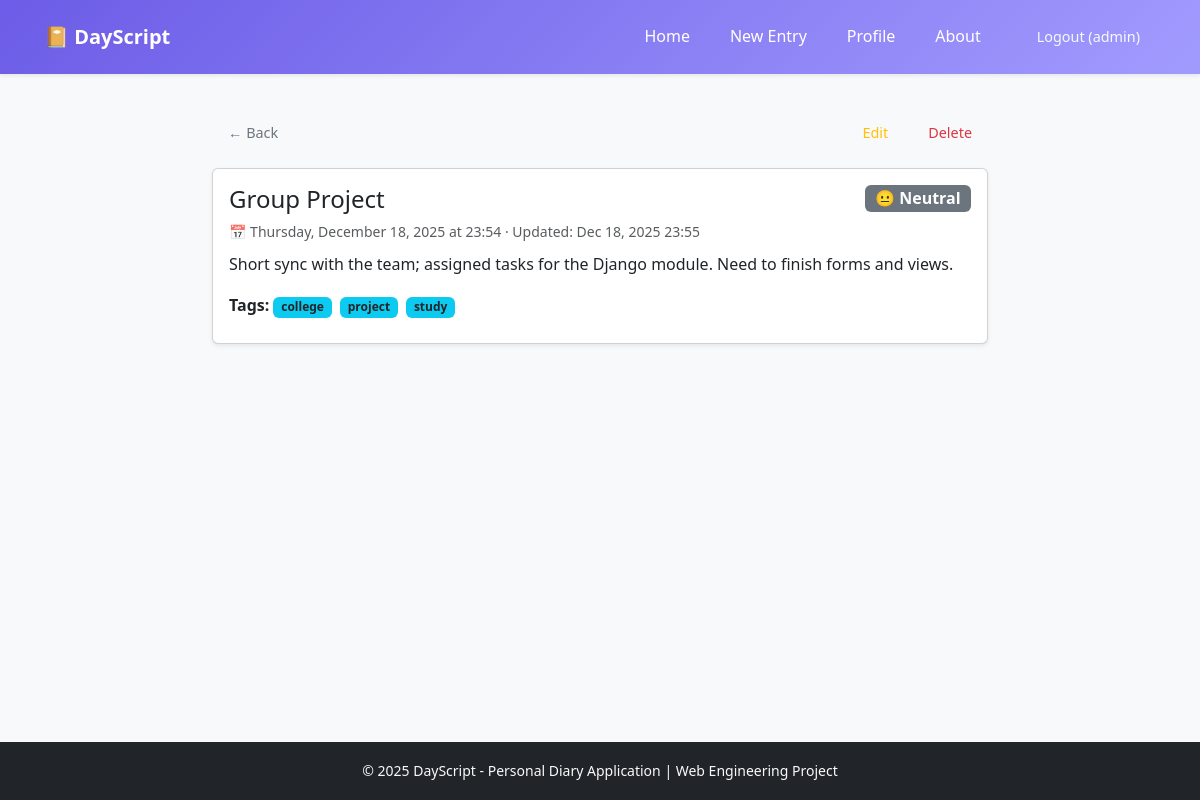
/entry/8/ (signed in), run on the app's committed database.
### diary/models.py (models this page shows, shortened)
class DiaryEntry(models. Model):
    MOOD_CHOICES = [
        ('happy', '😊 Happy'),
        ('sad', '😢 Sad'),
        ('neutral', '😐 Neutral'),
        ('excited', '🎉 Excited'),
        ('anxious', '😰 Anxious'),
        ('grateful', '🙏 Grateful'),
        ('angry', '😠 Angry'),
        ('peaceful', '😌 Peaceful'),
    ]
    user = models.ForeignKey(
        User,
        on_delete=models.CASCADE,
        related_name='diary_entries'
    )
    title = models.CharField(max_length=200)
    content = models.TextField()
    mood = models.CharField(
        max_length=20,
        choices=MOOD_CHOICES,
        default='neutral'
    )
    tags = models.ManyToManyField(
        Tag,
        blank=True,
        related_name='entries'
    )
    created_at = models.DateTimeField(default=timezone.now)
    updated_at = models.DateTimeField(auto_now=True)
    class Meta:
        ordering = ['-created_at']
        verbose_name = 'Diary Entry'
        verbose_name_plural = 'Diary Entries'

class Tag(models.Model):
    name = models.CharField(max_length=50, unique=True)
    created_at = models. DateTimeField(auto_now_add=True)
    class Meta:
        ordering = ['name']
        verbose_name = 'Tag'
        verbose_name_plural = 'Tags'

### diary/views.py (the view)
# urls.py: path('entry/<int:pk>/', views.EntryDetailView.as_view(), name='entry_detail'),
class EntryDetailView(LoginRequiredMixin, UserPassesTestMixin, DetailView):
    model = DiaryEntry
    template_name = 'diary/entry_detail.html'
    context_object_name = 'entry'
    def test_func(self):
        entry = self.get_object()
        return self.request.user == entry.user

### diary/templates/diary/entry_detail.html (shortened to what this page needs)
{% extends 'diary/base.html' %}
{% block content %}
<div class="row justify-content-center">
    <div class="col-lg-8 col-md-10">
        <div class="d-flex justify-content-between align-items-center mb-3">
            <a href="{% url 'home' %}" class="btn btn-outline-secondary btn-sm">← Back</a>
            <div class="d-flex gap-2">
                <a href="{% url 'entry_update' entry.pk %}" class="btn btn-outline-warning btn-sm">Edit</a>
                <a href="{% url 'entry_delete' entry.pk %}" class="btn btn-outline-danger btn-sm">Delete</a>
            </div>
        </div>
        <div class="card shadow-sm">
            <div class="card-body">
                <div class="d-flex justify-content-between align-items-start mb-2">
                    <h1 class="h4 mb-0">{{ entry.title }}</h1>
                    <span class="badge bg-secondary fs-6">{{ entry.get_mood_display }}</span>
                </div>
                <p class="text-muted small mb-2">
                    📅 {{ entry.created_at|date:"l, F d, Y" }} at {{ entry.created_at|time:"H:i" }}
                    {% if entry.updated_at != entry.created_at %}
                        · Updated: {{ entry.updated_at|date:"M d, Y H:i" }}
                    {% endif %}
                </p>
                <div class="mb-3" style="white-space: pre-line;">{{ entry.content }}</div>
                {% if entry.tags.all %}
                <div class="mb-2">
                    <strong>Tags:</strong>
                    {% for tag in entry.tags.all %}
                        <span class="badge bg-info text-dark me-1">{{ tag.name }}</span>
                    {% endfor %}
                </div>
                {% endif %}
            </div>
        </div>
    </div>
</div>
{% endblock %}

### diary/templates/diary/base.html (shortened to what this page needs)
<!DOCTYPE html>
<html lang="en">
<head>
    {% load static %}
    <link href="https://cdn.jsdelivr.net/npm/bootstrap@5.3.3/dist/css/bootstrap.min.css" rel="stylesheet">
    <link rel="stylesheet" href="{% static 'css/style.css' %}">
</head>
<body class="bg-light">
    <nav class="navbar navbar-expand-lg navbar-dark bg-primary shadow-sm">
        <div class="container">
            <a class="navbar-brand fw-bold" href="{% url 'home' %}">📔 DayScript</a>
            <div class="collapse navbar-collapse justify-content-end" id="navbarNav">
                <div class="navbar-nav nav-links">
                    {% if user.is_authenticated %}
                        <a class="nav-link" href="{% url 'home' %}">Home</a>
                        <a class="nav-link" href="{% url 'entry_create' %}">New Entry</a>
                        <a class="nav-link" href="{% url 'profile' %}">Profile</a>
                        <a class="nav-link" href="{% url 'about' %}">About</a>
                        <form action="{% url 'logout' %}" method="post" class="d-inline logout-form ms-2">
                            <button type="submit" class="btn btn-sm btn-outline-light">Logout ({{ user.username }})</button>
                        </form>
                    {% else %}
                        <a class="nav-link" href="{% url 'home' %}">Home</a>
                        <a class="nav-link" href="{% url 'about' %}">About</a>
                        <a class="nav-link" href="{% url 'login' %}">Login</a>
                        <a class="nav-link" href="{% url 'register' %}">Register</a>
                    {% endif %}
                </div>
            </div>
        </div>
    </nav>
    <main class="container my-4">
        {% block content %}{% endblock %}
    </main>
    <footer class="footer bg-dark text-light py-3 mt-auto">
        <div class="container text-center">
            <small>&copy; 2025 DayScript - Personal Diary Application | Web Engineering Project</small>
        </div>
    </footer>
</body>
</html>

### static/css/style.css (style rules this page uses)
:root { --primary-color: #6c5ce7; --primary-dark: #5b4cdb; --secondary-color: #a29bfe; --accent-color: #fd79a8; --success-color: #00b894; --warning-color: #fdcb6e; --danger-color: #d63031; --dark-color: #2d3436; --light-color: #dfe6e9; --white: #ffffff; --background: #f8f9fa; --card-shadow: 0 2px 10px rgba(0, 0, 0, 0.1); --border-radius: 10px; }
* { margin: 0; padding: 0; box-sizing: border-box; }
body { font-family: 'Segoe UI', Tahoma, Geneva, Verdana, sans-serif; background-color: var(--background); color: var(--dark-color); line-height: 1.6; min-height: 100vh; display: flex; flex-direction: column; }
a { text-decoration: none; color: var(--primary-color); }
.navbar { background: linear-gradient(135deg, var(--primary-color), var(--secondary-color)); padding: 1rem 2rem; box-shadow: var(--card-shadow); }
.nav-links { display: flex; gap: 1. 5rem; }
.nav-links a { color: var(--white); font-weight: 500; transition: opacity 0.3s; }
.nav-links { display: flex; gap: 1.5rem; align-items: center; }
.logout-form { display: inline-block; }
.container { max-width: 1200px; margin: 0 auto; }
.btn { display: inline-block; padding: 0.5rem 1rem; border: none; border-radius: 5px; cursor: pointer; font-size: 0.9rem; font-weight: 500; transition: all 0.3s; text-align: center; }
.footer { background: var(--dark-color); color: var(--light-color); text-align: center; padding: 1. 5rem; margin-top: auto; }

### data on the page
DiaryEntry: title "Group Project", mood "😐 Neutral", created_at "Thursday, December 18, 2025", created_at "23:54", updated_at "Dec 18, 2025 23:55", content "Short sync with the team; assigned tasks for the Django module. Need to finish forms and views."
Tag: name "college"
Tag: name "project"
Tag: name "study"

### other printed values
{{ user.username }} "admin"
